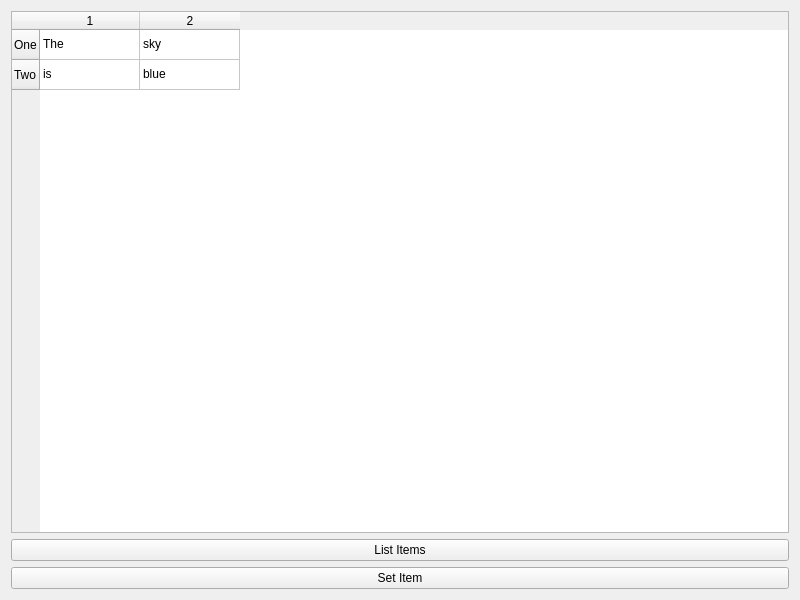
<?xml version="1.0" encoding="UTF-8"?>
<ui version="4.0">
 <class>Widget</class>
 <widget class="QWidget" name="Widget">
  <property name="geometry">
   <rect>
    <x>0</x>
    <y>0</y>
    <width>800</width>
    <height>600</height>
   </rect>
  </property>
  <property name="windowTitle">
   <string>Widget</string>
  </property>
  <layout class="QVBoxLayout" name="verticalLayout">
   <item>
    <widget class="QTableWidget" name="tableWidget">
     <row>
      <property name="text">
       <string>One</string>
      </property>
     </row>
     <row>
      <property name="text">
       <string>Two</string>
      </property>
     </row>
     <column>
      <property name="text">
       <string>1</string>
      </property>
     </column>
     <column>
      <property name="text">
       <string>2</string>
      </property>
     </column>
     <item row="0" column="0">
      <property name="text">
       <string>The</string>
      </property>
     </item>
     <item row="0" column="1">
      <property name="text">
       <string>sky</string>
      </property>
     </item>
     <item row="1" column="0">
      <property name="text">
       <string>is</string>
      </property>
     </item>
     <item row="1" column="1">
      <property name="text">
       <string>blue</string>
      </property>
     </item>
    </widget>
   </item>
   <item>
    <widget class="QPushButton" name="listItemsButton">
     <property name="text">
      <string>List Items</string>
     </property>
    </widget>
   </item>
   <item>
    <widget class="QPushButton" name="setItemButton">
     <property name="text">
      <string>Set Item</string>
     </property>
    </widget>
   </item>
  </layout>
 </widget>
 <resources/>
 <connections/>
</ui>
